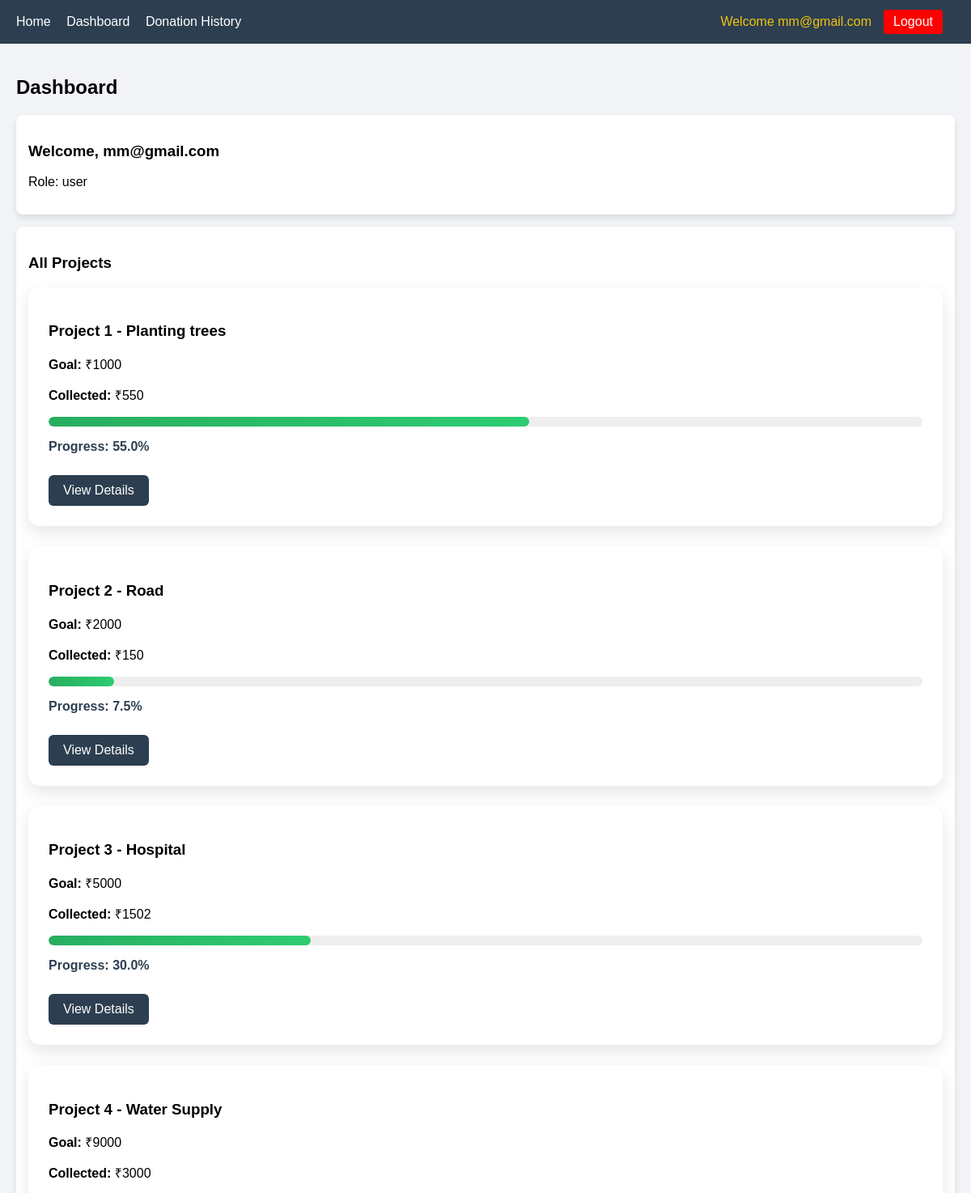
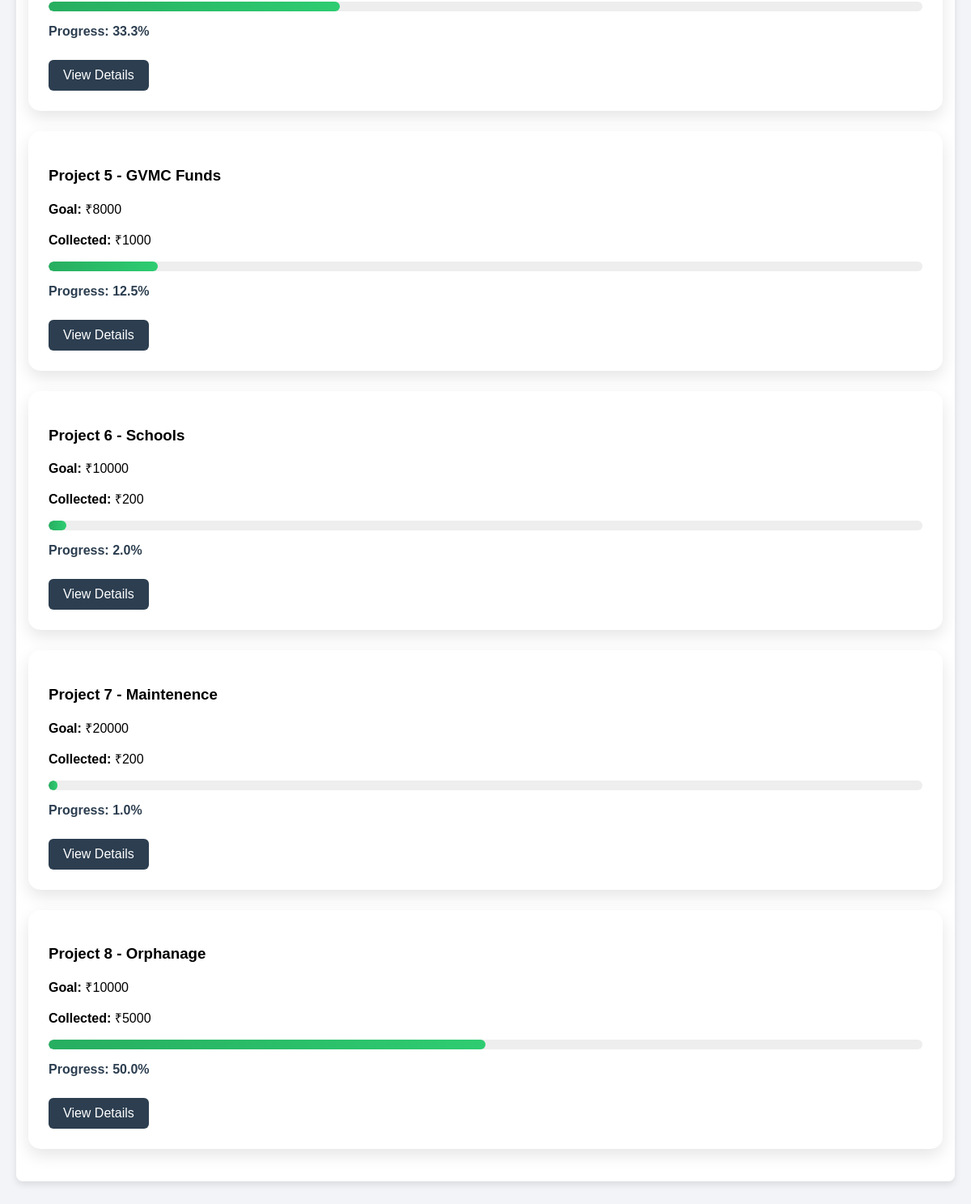
/dashboard (signed in), run on the app's committed database (2 pictures, top to bottom).
### tables this page shows
CREATE TABLE projects (
                 id INTEGER PRIMARY KEY AUTOINCREMENT,
                 name TEXT,
                 goal INTEGER,
                 collected INTEGER DEFAULT 0);

### app.py (the view)
@app.route("/dashboard")
def dashboard():
    if "user" not in session:
        return redirect("/login")
    conn = get_db()
    c = conn.cursor()
    c.execute("SELECT * FROM projects")
    projects = c.fetchall()
    conn.close()
    return render_template("dashboard.html", projects=projects)

### app.py (called while the page is built)
def get_db():
    return sqlite3.connect("database.db")

### templates/dashboard.html (shortened to what this page needs)
{% extends "base.html" %}
{% block content %}
<h2>Dashboard</h2>
<div class="card">
    <h3>Welcome, {{ session.get("user") }}</h3>
    <p>Role: {{ session.get("role") }}</p>
</div>
<div class="card">
    <h3>All Projects</h3>
    {% if projects %}
        {% for p in projects %}
        <div class="project-card">
            <h3>{{ p[1] }}</h3>
            <p><strong>Goal:</strong> ₹{{ p[2] }}</p>
            <p><strong>Collected:</strong> ₹{{ p[3] }}</p>
            {% if p[2] and p[2] != 0 %}
                {% set actual_percent = (p[3] / p[2]) * 100 %}
            {% else %}
                {% set actual_percent = 0 %}
            {% endif %}
            {% set display_percent = 100 if actual_percent > 100 else actual_percent %}
            <div class="progress">
                <div class="progress-bar" style="width: {{ display_percent }}%;"></div>
            </div>
            <p class="percent-text">
                Progress: {{ actual_percent|float|round(1) }}%
            </p>
            <a href="/project/{{ p[0] }}" class="view-btn">
                View Details
            </a>
        </div>
        {% endfor %}
    {% else %}
        <p>No projects available.</p>
    {% endif %}
</div>
{% endblock %}

### static/style.css (style rules this page uses)
body { font-family: Arial; background: #f2f4f8; margin: 0; }
.card { background: white; padding: 15px; margin: 15px 0; border-radius: 8px; box-shadow: 0 4px 8px rgba(0,0,0,0.1); }
.project-card { background: #ffffff; padding: 25px; border-radius: 15px; margin-bottom: 25px; box-shadow: 0 8px 20px rgba(0,0,0,0.1); transition: all 0.3s ease; }
.progress { width: 100%; height: 12px; background: #eee; border-radius: 10px; margin: 10px 0; overflow: hidden; }
.progress-bar { height: 100%; background: linear-gradient(90deg, #27ae60, #2ecc71); border-radius: 10px; transition: width 0.6s ease-in-out; }
.percent-text { font-weight: bold; color: #2c3e50; }
.view-btn { display: inline-block; margin-top: 10px; padding: 10px 18px; background: #2c3e50; color: white; border-radius: 6px; text-decoration: none; transition: all 0.3s ease; }

### data on the page
projects: name "Project 1 - Planting trees", goal "1000", collected "550", {{ display_percent }} 55.00000000000001 (drawn), actual_percent "55.0"
projects: name "Project 2 - Road", goal "2000", collected "150", actual_percent "7.5"
projects: name "Project 3 - Hospital", goal "5000", collected "1502", {{ display_percent }} 30.04 (drawn), actual_percent "30.0"
projects: name "Project 4 - Water Supply", goal "9000", collected "3000", {{ display_percent }} 33.33333333333333 (drawn), actual_percent "33.3"
projects: name "Project 5 - GVMC Funds", goal "8000", collected "1000", actual_percent "12.5"
projects: name "Project 6 - Schools", goal "10000", collected "200", actual_percent "2.0"
projects: name "Project 7 - Maintenence", goal "20000", collected "200", actual_percent "1.0"
projects: name "Project 8 - Orphanage", goal "10000", collected "5000", actual_percent "50.0"

### other printed values
{{ session.get("user") }} "mm@gmail.com"
{{ session.get("role") }} "user"
